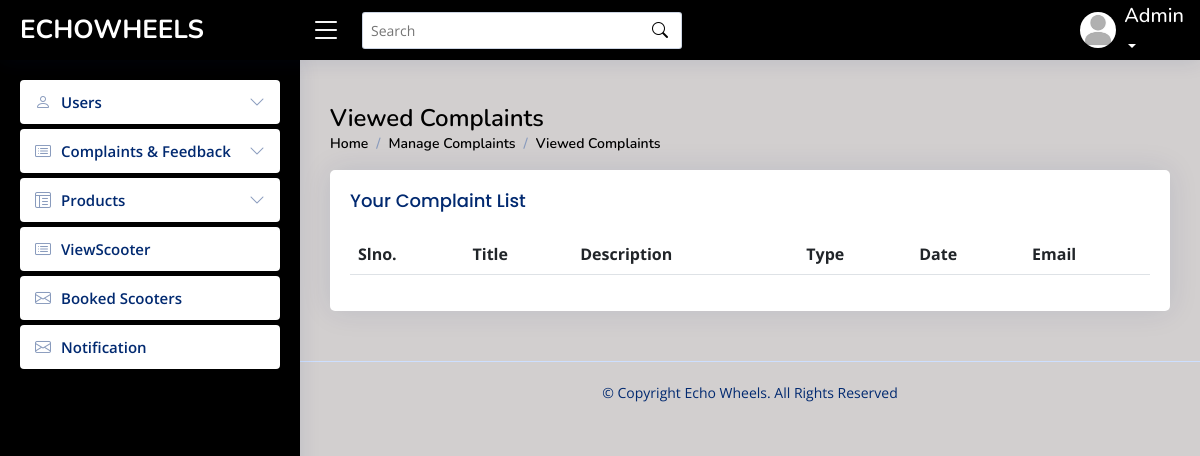
The app's page /admin/viewedcomplaint.php, older data.
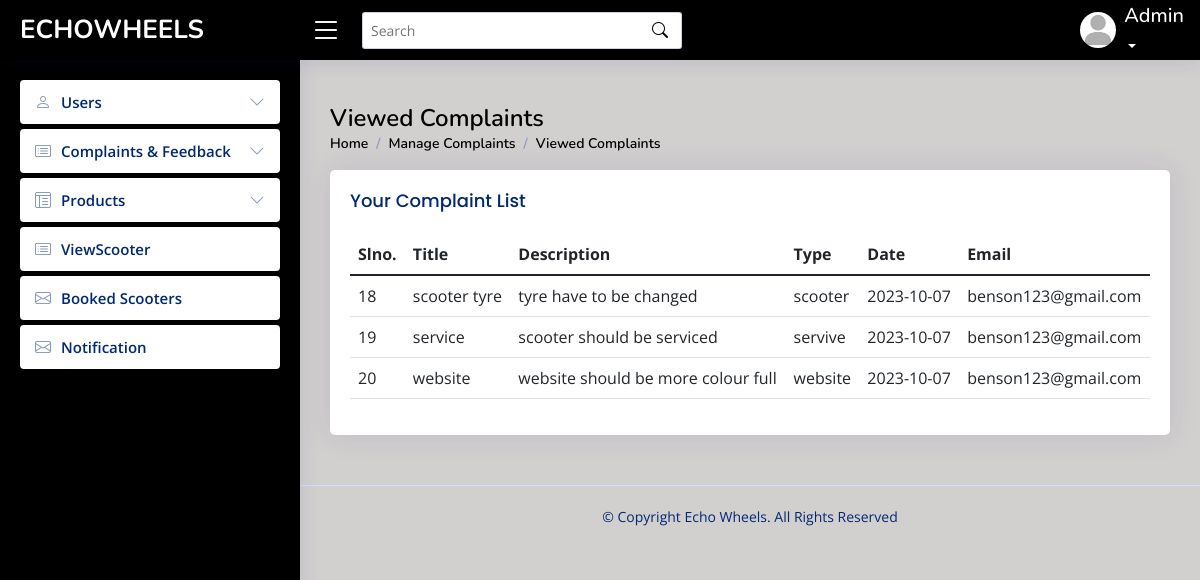
The same page, newer data.
### tables this page shows
CREATE TABLE `complaint` (
  `complaint_id` int(40) NOT NULL,
  `title` varchar(40) NOT NULL,
  `description` varchar(200) NOT NULL,
  `type` varchar(10) NOT NULL,
  `date` date NOT NULL,
  `email_id` varchar(50) NOT NULL,
  `reply` varchar(10) NOT NULL,
  `message` varchar(70) NOT NULL
);

### connect.php (called while the page is built, shortened)
<?php
$dbname="echowheels";
$conn=mysqli_connect("localhost","root","",$dbname);
function select_data($sql)
{
  global $conn;
  $res = mysqli_query($conn, $sql);
  if ($res)
    return $res;
  else
    return False;
}
?>

### admin/viewedcomplaint.php (the view, shortened to what this page needs)
<?php
include("header.php");
?>
  <main id="main" class="main">
    <div class="pagetitle">
      <h1>Viewed Complaints</h1>
      <nav>
        <ol class="breadcrumb">
          <li class="breadcrumb-item"><a href="activeuser.php">Home</a></li>
          <li class="breadcrumb-item active">Manage Complaints</li>
          <li class="breadcrumb-item active">Viewed Complaints</li>
        </ol>
      </nav>
    </div>
    <div class="card">
          <div class="card-body">
            <h5 class="card-title">
            Your Complaint List
            </h5>
    <section class="section dashboard">
      <div class="row">
      <section class="section">
      <div class="row">
        <div class="col-lg-12">
              <table class="table datatable">
                <thead>
                  <tr>
                    <th scope="col">Slno.</th>
                    <th scope="col">Title</th>
                    <th scope="col">Description</th>
                    <th scope="col">Type</th>
                    <th scope="col">Date</th>
                    <th scope="col">Email</th>
                  </tr>
                </thead>
                <tbody>
                <?php
               $sql = "SELECT * FROM complaint where  reply='1' ";
                $data=select_data($sql);
                while ($row = mysqli_fetch_assoc($data)) {
                  ?>
                  <tr>
                  <td><?php echo  $row['complaint_id'] ?></td>
                 <td><?php echo  $row['title'] ?></td>
                 <td> <?php echo $row['description'] ?></td>
                 <td><?php echo $row['type'] ?></td>
                 <td><?php echo $row['date']?></td>
                 <td> <?php echo $row['email_id']  ?></td>
                  <?php
                  }
                  ?>
                </tbody>
              </table>
            </div>
          </div>
        </div>
      </div>
  </main>

Row changes from the older to the newer data that the page shows:
added complaint: complaint_id "18", title "scooter tyre", description "tyre have to be changed", type "scooter", date "2023-10-07", email "benson123@gmail.com"
added complaint: complaint_id "19", title "service", description "scooter should be serviced", type "servive", date "2023-10-07", email "benson123@gmail.com"
added complaint: complaint_id "20", title "website", description "website should be more colour full", type "website", date "2023-10-07", email "benson123@gmail.com"
